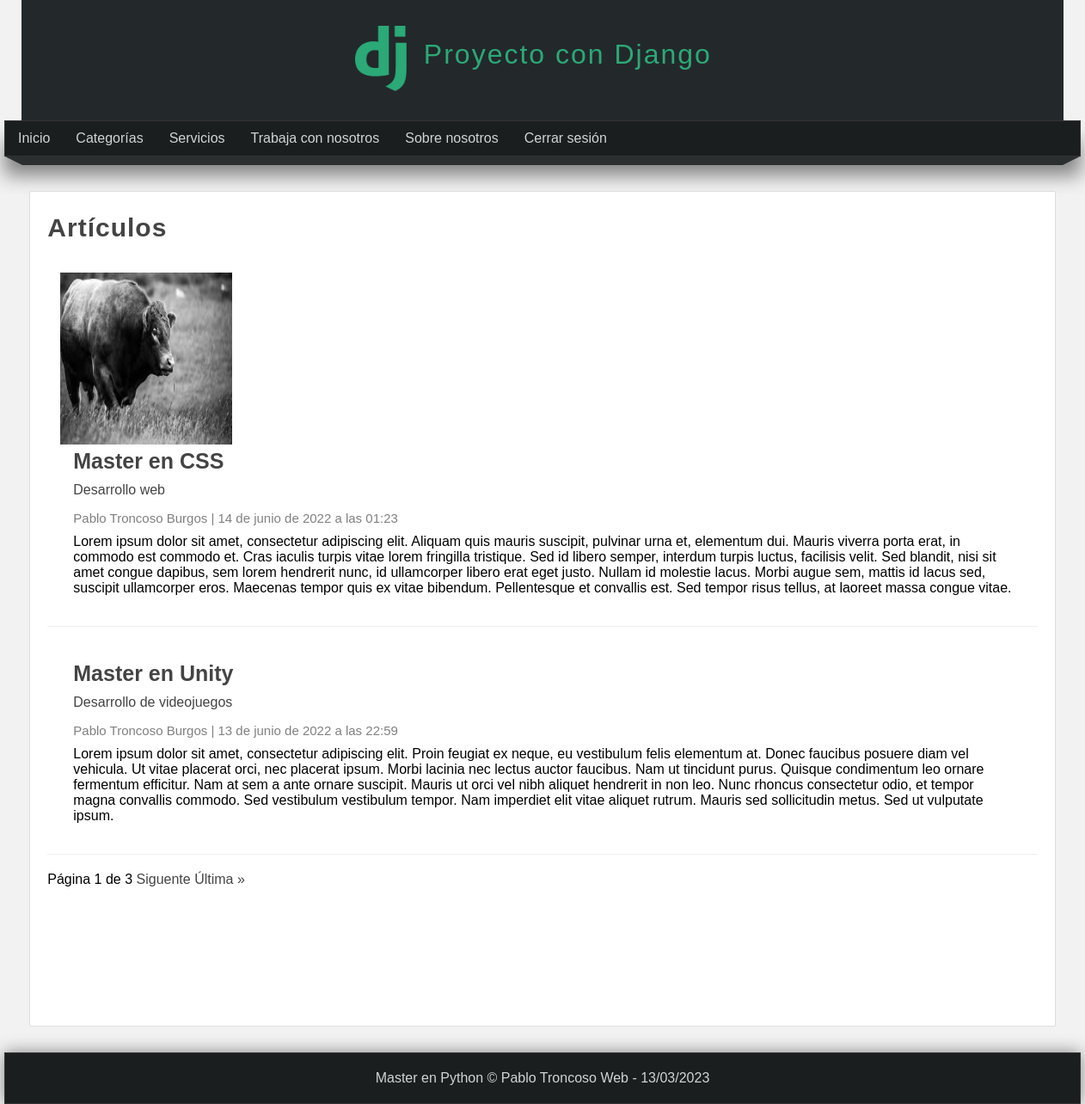
The app's page /articulos/ (signed in) with its own data.
### pages/models.py (models this page shows, shortened)
class Page(models.Model):
    title = models.CharField(max_length=50, verbose_name="Título")
    content = RichTextField(verbose_name="Contenido")
    slug = models.CharField(unique=True, max_length=150, verbose_name="URL amigable")
    order = models.IntegerField(default=0, verbose_name="Orden")
    visible = models.BooleanField(verbose_name="¿Visible?")
    created_at = models.DateTimeField(auto_now_add=True, verbose_name="Creado el")
    updated_at = models.DateTimeField(auto_now=True, verbose_name="Actualizado el")
    class Meta:
        verbose_name = "Página"
        verbose_name_plural = "Páginas"

### blog/models.py (models this page shows, shortened)
class Article(models.Model):
    title = models.CharField(max_length=150, verbose_name='Titulo')
    content = RichTextField(verbose_name='Contenido')
    image = models.ImageField(default='null', verbose_name='Imagen', upload_to='articles')
    public = models.BooleanField(verbose_name='¿Publicado?')
    user = models.ForeignKey(User, editable=False, verbose_name='Usuario', on_delete=models.CASCADE)
    categories = models.ManyToManyField(Category, verbose_name='Categorías', blank=True, related_name="articles")
    created_at = models.DateTimeField(auto_now_add=True, verbose_name='Creado el')
    updated_at = models.DateTimeField(auto_now=True, verbose_name='Editado el')
    class Meta:
        verbose_name = "Artículo"
        verbose_name_plural = "Artículos"
        ordering = ['-created_at']

class Category(models.Model):
    name = models.CharField(max_length=100, verbose_name='Nombre')
    description = models.CharField(max_length=255, verbose_name='Descripción')
    created_at = models.DateTimeField(auto_now_add=True, verbose_name='Creado el')
    updated_at = models.DateTimeField(auto_now=True, verbose_name='Editado el')
    class Meta:
        verbose_name = "Categoría"
        verbose_name_plural = "Categorías"

### blog/views.py (the view)
# urls.py: path('articulos/', views.list, name="list_articles"),
@login_required(login_url="login")
def list(request):
    articles = Article.objects.all()
    paginator = Paginator(articles, 2)
    page = request.GET.get('page')
    page_articles = paginator.get_page(page)
    return render(request, 'articles/list.html', {
        'title': "Artículos",
        'articles': page_articles
    })

### blog/context_processors.py (called while the page is built)
def get_categories(request):
    ids_categories_in_use = Article.objects.filter(public=True).values_list('categories', flat=True)
    categories = Category.objects.filter(id__in=ids_categories_in_use).values_list('id', 'name')
    return {
        'categories': categories,
        'ids': ids_categories_in_use
    }

### pages/context_processors.py (called while the page is built)
def get_pages(request):
    pages = Page.objects.filter(visible=True).order_by('order').values_list('id', 'title', 'slug')
    return {
        'pages': pages
    }

### blog/templates/articles/list.html (shortened to what this page needs)
{% extends 'layouts/layout.html' %}
{% block content %}
    <h1 class="title">{{title}}</h1>
    {% include 'articles/articles.html' %}
    {% include 'articles/pagination.html' %}
{% endblock %}

### mainapp/templates/layouts/layout.html (shortened to what this page needs)
<!DOCTYPE html>
<html lang="es">
<head>
    {% load static %}
    <link rel="stylesheet" type="text/css" href="{% static 'css/styles.css' %}">
</head>
<body>
    <header>
        <div id="logotipo">
            <img src="{% static 'images/logo.png' %}" alt="">
            <h1>Proyecto con Django</h1>
        </div>
    </header>
    <nav>
        <ul>
            <li><a href="{% url 'index' %}">Inicio</a></li>
        {% if user.email %}
            <li>
                <a href="{% url 'list_articles' %}">Categorías</a>
            </li>
            {% for page in pages %}
                <li><a href="{% url 'page' page.2 %}">{{page.1}}</a></li>
            {% endfor %}
            <li><a href="{% url 'logout' %}">Cerrar sesión</a></li>
        {% else %}
            <li><a href="{% url 'register' %}">Registro</a></li>
            <li><a href="{% url 'login' %}">Login</a></li>
        {% endif %}
        </ul>
    </nav>
    <div class="barra">
        <span class="esquina-izquierda"></span>
        <span class="relleno-barra"></span>
        <span class="esquina-derecha"></span>
    </div>
    <div id="content">
        <div class="box">
            {% block content %}{% endblock %}
        </div>
    </div>
    <footer>
        Master en Python &copy; Pablo Troncoso Web - {% now "d/m/Y" %}
    </footer>
</body>
</html>

### blog/templates/articles/articles.html (shortened to what this page needs)
{% for article in articles %}
    <article class="article-item">
        {% if article.image != 'null' and article.image.url|length >= 1 %}
            <div class="image">
                <img src="{{article.image.url}}"/>
            </div>
        {% endif %}
        <div class="data">
            <h2><a href="{% url 'article' article.id %}">{{article.title}}</a></h2>
            <p>
                {% for category in article.categories.all %}
                    <a href="{% url 'category' category.id %}">{{category.name}}</a>
                {% endfor %}
            </p>
            <span class="date">
                {{article.user.first_name}} {{article.user.last_name}}
                |
                {{article.created_at}}
            </span>
            <p>
                {{article.content|safe}}
            </p>
        </div>
    </article>
{% endfor %}

### mainapp/static/css/styles.css (style rules this page uses)
* { margin: 0px; padding: 0px; font-family: Arial, Helvetica, sans-serif; text-decoration: none; }
.box p, .box h2, .box h3, .box ul { margin-top: 5px; margin-bottom: 5px; }
body { background-color: #f2f2f2; }
header { width: 1212px; height: 140px; background-color: #23282b; margin: 0px auto; }
#logotipo { width: 36%; height: 130px; margin: 0px auto; padding-top: 10px; }
#logotipo img { display: block; width: 60px; float: left; margin-top: 20px; }
#logotipo h1 { display: block; float: left; margin-left: 20px; margin-top: 35px; letter-spacing: 2px; font-weight: lighter; color: #2ba977; }
nav { width: 1250px; height: 40px; margin: 0px auto; background-color: #1b1e1f; border: 1px solid #333333; box-shadow: 0px 22px 22px grey; font-size: 16px; }
nav > ul { list-style: none; text-decoration: none; }
nav > ul > li { line-height: 40px; float: left; }
nav > ul > li > a { display: block; padding-left: 15px; padding-right: 15px; color: #d1d4d6; }
.barra { width: 1250px; margin: 0px auto; }
.esquina-izquierda { display: block; border-left: 20px solid transparent; border-top: 10px solid #2b2f30; float: left; }
.esquina-derecha { display: block; border-right: 20px solid transparent; border-top: 10px solid #2b2f30; float: right; }
.relleno-barra { display: block; width: 1210px; height: 10px; background: #2b2f30; float: left; }
#content { width: 1212px; min-height: 930px; margin: 0px auto; margin-top: 40px; margin-bottom: 30px; }
.box { background: white; width: 95%; min-height: 930px; padding: 20px; border: 1px solid #ddd; border-radius: 2px; margin: 0px auto; }
.box .image { width: 45%; float: left; margin-right: 40px; }
.box .image img { width: 100%; }
.box a { color: #444; transition: all 300ms; }
.title { color: #444; letter-spacing: 1px; font-size: 30px; margin-bottom: 10px; margin-top: 5px; }
.date { display: block; margin-top: 15px; margin-bottom: 15px; color: gray; }
.article-item { margin-bottom: 20px; margin-top: 20px; padding: 15px; border-bottom: 1px solid #eee; clear: both; }
.article-item .image { width: 200px; height: 200px; float: left; overflow: hidden; }
.article-item .image img { height: 200px; }
.article-item .data { float: left; padding: 15px; padding-top: 0px; }
.article-item h2 { display: block; font-size: 25px; color: #333; margin-bottom: 10px; }
.article-item span.date { display: block; font-size: 15px; color: gray; margin-bottom: 10px; }
footer { width: 1250px; background-color: #1b1e1f; border: 1px solid #333; color: #d1d4d6; text-align: center; margin: 0px auto; padding-top: 20px; padding-bottom: 20px; box-shadow: 0px 0px 20px gray; }

### records on screen
Page: title "Servicios"
Page: title "Trabaja con nosotros"
Page: title "Sobre nosotros"
Article: image (picture), title "Master en CSS", user.first_name "Pablo", user.last_name "Troncoso Burgos", created_at "14 de junio de 2022 a las 01:23", content "Lorem ipsum dolor sit amet, consectetur adipiscing elit. Aliquam quis mauris suscipit, pulvinar urna et, elementum dui. Mauris viverra porta erat, in commodo est commodo et. Cras iaculis turpis vitae lorem fringilla tristique. Sed id libero semper, interdum turpis luctus, facilisis velit. Sed blandit, nisi sit amet congue dapibus, sem lorem hendrerit nunc, id ullamcorper libero erat eget justo. Nullam id molestie lacus. Morbi augue sem, mattis id lacus sed, suscipit ullamcorper eros. Maecenas tempor quis ex vitae bibendum. Pellentesque et convallis est. Sed tempor risus tellus, at laoreet massa congue vitae."
Category: name "Desarrollo web"
Article: title "Master en Unity", user.first_name "Pablo", user.last_name "Troncoso Burgos", created_at "13 de junio de 2022 a las 22:59", content "Lorem ipsum dolor sit amet, consectetur adipiscing elit. Proin feugiat ex neque, eu vestibulum felis elementum at. Donec faucibus posuere diam vel vehicula. Ut vitae placerat orci, nec placerat ipsum. Morbi lacinia nec lectus auctor faucibus. Nam ut tincidunt purus. Quisque condimentum leo ornare fermentum efficitur. Nam at sem a ante ornare suscipit. Mauris ut orci vel nibh aliquet hendrerit in non leo. Nunc rhoncus consectetur odio, et tempor magna convallis commodo. Sed vestibulum vestibulum tempor. Nam imperdiet elit vitae aliquet rutrum. Mauris sed sollicitudin metus. Sed ut vulputate ipsum."
Category: name "Desarrollo de videojuegos"

### other values on screen
{{ title }} "Artículos"
{{ articles.number }} "1"
{{ articles.paginator.num_pages }} "3"
